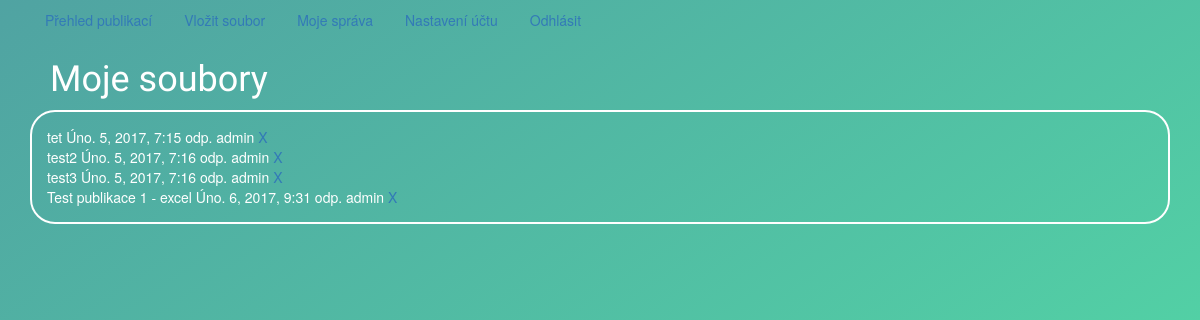
Page /main/overview/ (signed in) on the earlier database version.
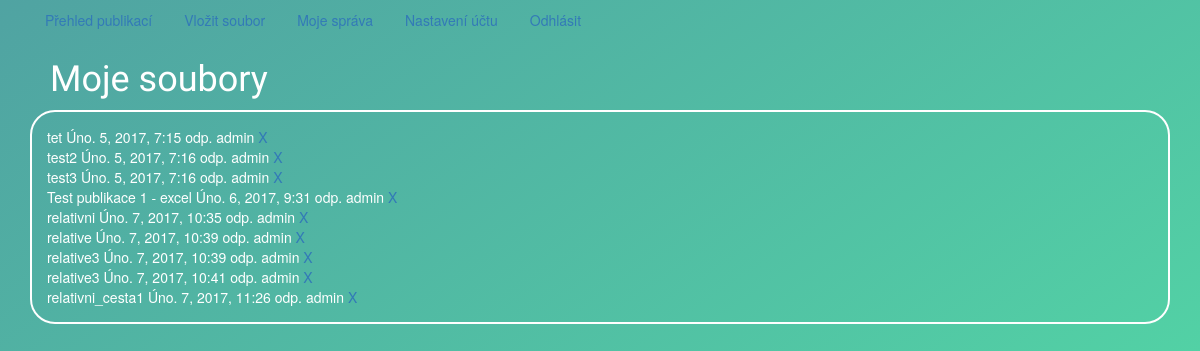
Same page on the later database version.
### main/models.py (models this page shows)
class file_record(models.Model):
    file_name = models.CharField(max_length=255)
    owner = models.ForeignKey(User, on_delete=models.CASCADE)
    date = models.DateTimeField(auto_now_add=True)
    path = models.CharField(max_length=255)

### main/views.py (the view)
def Overview(request):
    results = file_record.objects.filter(owner=request.user.id)
    return render(request, 'main/overview.html', {'results': results})

### main/templates/main/overview.html (shortened to what this page needs)
{% extends "base.html" %}
{% block head %}Moje soubory{% endblock %}
{% block content %}
   {% for item in results %}
        {{ item.file_name }}
        {{ item.date }}
        {{ item.owner }}
        <a href="/main/overview/delete/{{ item.id }}" >X</a>
        <br>
    {% endfor %}
{% endblock %}

Differences in the rows shown:
added file_record: file_name "relativni", date "Úno. 7, 2017, 10:35 odp.", owner "admin"
added file_record: file_name "relative", date "Úno. 7, 2017, 10:39 odp.", owner "admin"
added file_record: file_name "relative3", date "Úno. 7, 2017, 10:39 odp.", owner "admin"
added file_record: file_name "relative3", date "Úno. 7, 2017, 10:41 odp.", owner "admin"
added file_record: file_name "relativni_cesta1", date "Úno. 7, 2017, 11:26 odp.", owner "admin"
